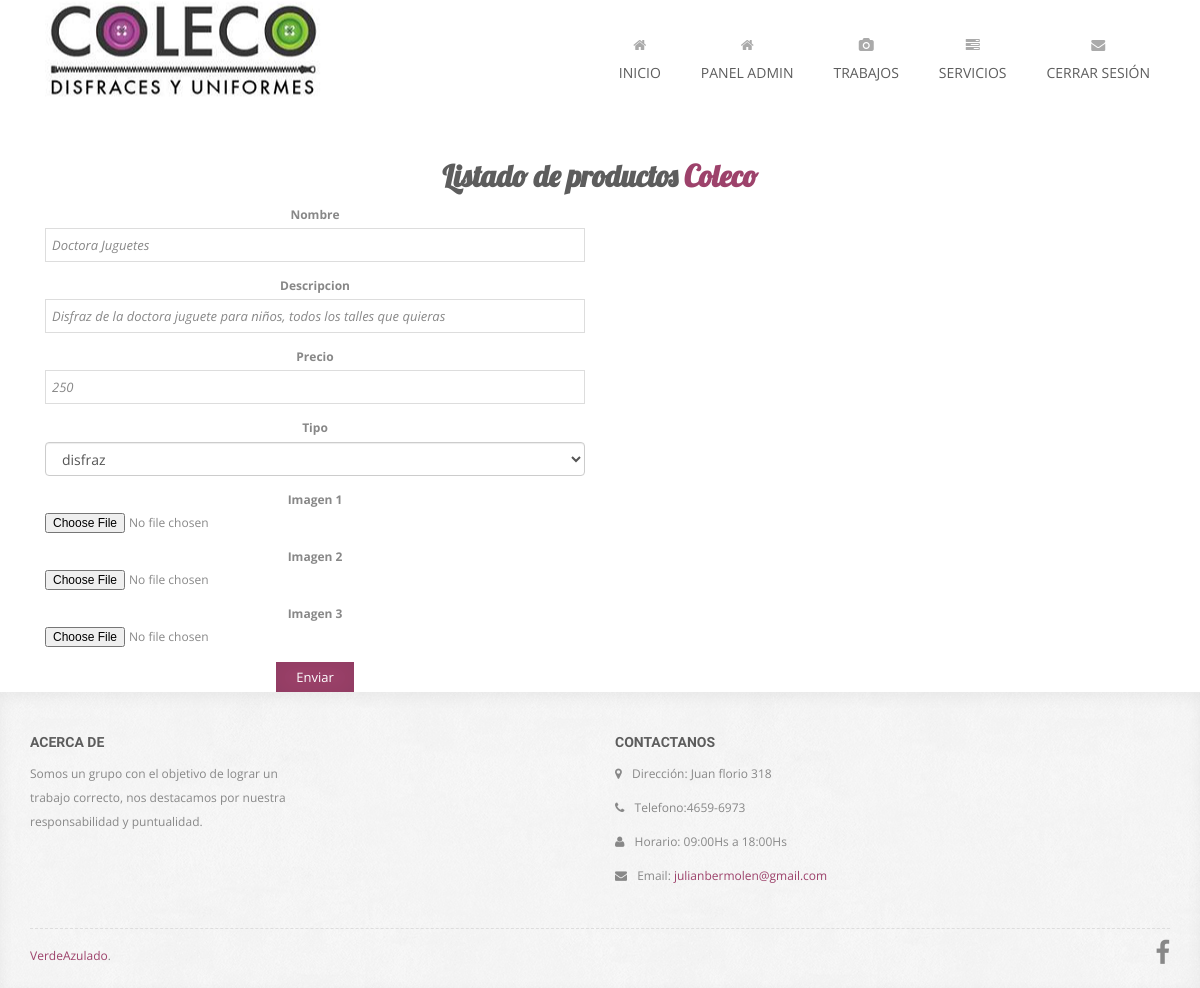
The app's page /ab.php?id=1&accion=2 (signed in) with its own data.
### tables this page shows
CREATE TABLE `producto` (
  `idProducto` int(50) NOT NULL AUTO_INCREMENT,
  `nombre` varchar(255) DEFAULT NULL,
  `descripcion` varchar(255) DEFAULT NULL,
  `precio` int(255) DEFAULT NULL,
  `idtipo` int(5) DEFAULT NULL,
  `imagen1` varchar(255) DEFAULT NULL,
  `imagen2` varchar(255) DEFAULT NULL,
  `imagen3` varchar(255) DEFAULT NULL,
  PRIMARY KEY (`idProducto`)
);

### assets/db/conexion.php (called while the page is built, shortened)
<?php
	 $db_name = "u139874784_colec";
?>

### assets/php/funcionesAdmin.php (called while the page is built, shortened)
<?php
	function traerProducto($id){
			include("assets/db/conexion.php");
			$query = "select * from producto where idProducto = $id";
			$resultado = mysqli_query($conn,$query);
			return $resultado;
	}
	function listarCategorias(){
		include("assets/db/conexion.php");
		$query = "select * from tipoproducto";
		$resultado = mysqli_query($conn,$query);
		return $resultado;
	}
?>

### ab.php (the view, shortened to what this page needs)
<?php include("assets/db/conexion.php");
	  include("assets/php/funcionesAdmin.php");
	  include("assets/layout/menuAdmin.php");
?>
	 <div class="presentation-container">
        	<div class="container">
        		<div class="row">
	        		<div class="col-sm-12 wow fadeInLeftBig">
	            		<h1>Listado de productos <span class="violet">Coleco</span></h1>
	            		<div class="col-sm-6 wow">
	            		<?php
	            			if($_GET['accion'] == "1"){
	            				?>
	            				<form action="assets/php/crearProducto.php" method="post" enctype="multipart/form-data">
									  <div class="form-group">
										    <label for="Nombre">Nombre</label>
										    <input type="text" class="form-control" name="nombre" id="nombre" placeholder="Nombre del producto">
									  </div>
									  <div class="form-group">
										    <label for="Descripcion">Descripcion</label>
										    <input type="text" class="form-control" name="descripcion" id="descripcion" placeholder="Descripcion del producto">
									  </div>
									  <div class="form-group">
										    <label for="Nombre">Precio</label>
										    <input type="text" class="form-control" name="precio" id="precio" placeholder="Precio del producto" onkeypress="return soloNumeros(event);">
									  </div>
									  <div class="form-group">
										    <label for="exampleSelect2">Tipo</label>
										    <select class="form-control" name="tipo" id="tipoProducto">
										    <?php
										    $resultado = listarCategorias();
										    while($cat = mysqli_fetch_array($resultado)){
										      echo '<option value="'.$cat['idtipo'].'">'.$cat['nombre'].'</option>';
										  	}
										     ?>
										    </select>
									  </div>
									  <div class="form-group">
									    <label for="exampleInputFile">Imagen 1</label>
									    <input type="file" name="file" class="form-control-file" id="file" aria-describedby="fileHelp">
									  </div>
									  <div class="form-group">
									    <label for="exampleInputFile">Imagen 2</label>
									    <input type="file" name="file1" class="form-control-file" id="file1" aria-describedby="fileHelp">
									  </div>
									  <div class="form-group">
									    <label for="exampleInputFile">Imagen 3</label>
									    <input type="file" name="file2" class="form-control-file" id="imagen2" aria-describedby="fileHelp">
									  </div>
									  <button type="submit" class="btn btn-primary">Enviar</button>
								</form>
								<?php
	            			}else if($_GET['accion']  == "2"){
	            				$id = $_GET['id'];
	            				$resultado = traerProducto($id);
	            				while($valor = mysqli_fetch_array($resultado)){
	            				?>
	            				<form action="assets/php/editarProducto.php" method="post" enctype="multipart/form-data">
									  <div class="form-group">
										    <label for="Nombre">Nombre</label>
										    <?php echo '<input type="text" class="form-control" id="nombre" placeholder="Nombre del producto" name="nombre" value="'.$valor["nombre"].'">'; ?>
									  </div>
									  <div class="form-group">
										    <label for="Descripcion">Descripcion</label>
										   <?php echo '<input type="text" class="form-control" id="descripcion" placeholder="Descripcion del producto" name="descripcion" value="'.$valor["descripcion"].'">'; ?>
									  </div>
									  <div class="form-group">
										    <label for="Nombre">Precio</label>
										    <?php echo '<input type="text" class="form-control" id="precio" placeholder="Precio del producto" onkeypress="return soloNumeros(event);" name="precio" value="'.$valor["precio"].'"">';?>
									  </div>
									  <div class="form-group">
										    <label for="exampleSelect2">Tipo</label>
										    <select class="form-control" name="tipo" id="tipoProducto">
										    <?php
										    $resultado = listarCategorias();
										    while($cat = mysqli_fetch_array($resultado)){
										    if($valor['idtipo'] == $cat['idtipo']){
										      echo '<option value="'.$cat['idtipo'].'" selected="selected">'.$cat['nombre'].'</option>';
										    }else{
										      echo '<option value="'.$cat['idtipo'].'">'.$cat['nombre'].'</option>';
										    }
										  	}
										     ?>
										     </select>
									  </div>
									  <div class="form-group">
									    <label for="exampleInputFile">Imagen 1</label>
									    <?php echo '<input type="file" class="form-control-file" id="imagen1" aria-describedby="fileHelp" name="file" value="'.$valor["imagen1"].'">'; ?>
									  </div>
									  <div class="form-group">
									    <label for="exampleInputFile">Imagen 2</label>
									    <input type="file" class="form-control-file" name="file1" id="imagen2" aria-describedby="fileHelp">
									  </div>
									  <div class="form-group">
									    <label for="exampleInputFile">Imagen 3</label>
									    <input type="file" class="form-control-file" name="file2" id="imagen3" aria-describedby="fileHelp">
									  </div>
									  <button type="submit" class="btn btn-primary">Enviar</button>
								</form>
	            				<?php
	            				}
	            			}
	            		?>
	            		</div>
	            	</div>
            	</div>
        	</div>
        </div>
<?php
	include("assets/layout/footer.php");
?>

### assets/css/form-elements.css (style rules this page uses)
input[type="text"], textarea { margin: 0; padding: 0 6px; vertical-align: middle; background: none; border: 1px solid #ddd; font-family: 'Open Sans', sans-serif; font-size: 13px; font-weight: 400; color: #888; font-style: italic; -moz-border-radius: 0; -webkit-border-radius: 0; border-radius: 0; -moz-box-shadow: none; -webkit-box-shadow: none; box-shadow: none; -o-transition: all .3s; -moz-transition: all .3s; -webkit-transition: all .3s; -ms-transition: all .3s; transition: all .3s; }
button.btn { height: 30px; margin: 0; padding: 0 20px; vertical-align: middle; background: #9d426b; border: 0; font-family: 'Open Sans', sans-serif; font-size: 13px; font-weight: 400; line-height: 30px; color: #fff; text-shadow: none; -moz-border-radius: 0; -webkit-border-radius: 0; border-radius: 0; -moz-box-shadow: 0 1px 25px 0 rgba(0,0,0,.05) inset, 0 -1px 25px 0 rgba(0,0,0,.05) inset; -webkit-box-shadow: 0 1px 25px 0 rgba(0,0,0,.05) inset, 0 -1px 25px 0 rgba(0,0,0,.05) inset; box-shadow: 0 1px 25px 0 rgba(0,0,0,.05) inset, 0 -1px 25px 0 rgba(0,0,0,.05) inset; -o-transition: all .3s; -moz-transition: all .3s; -webkit-transition: all .3s; -ms-transition: all .3s; transition: all .3s; }

### assets/css/style.css (style rules this page uses)
body { background: #fff; text-align: center; font-family: 'Open Sans', sans-serif; color: #888; font-size: 12px; }
.violet { color: #9d426b; }
h1, h2 { line-height: 40px; }
.presentation-container { margin-top: 30px; }
.presentation-container h1 { font-family: 'Lobster', cursive; font-size: 30px; color: #5d5d5d; font-weight: bold; }

### records on screen
producto: nombre "Doctora Juguetes", descripcion "Disfraz de la doctora juguete para niños, todos los talles que quieras", precio "250"

### other values on screen
form field tipo "disfraz"
